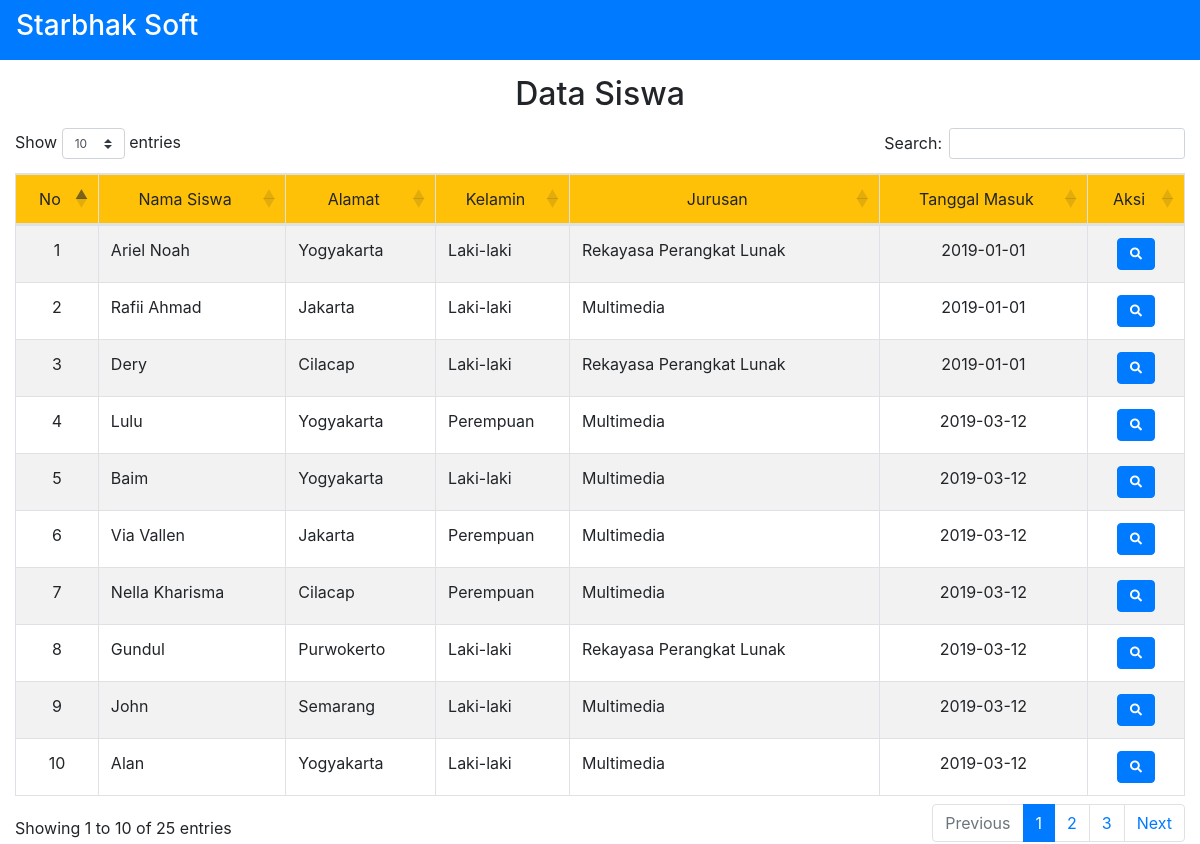
The page / on the database its author committed.
### tables this page shows
CREATE TABLE `tbl_siswa` (
  `id` int(11) NOT NULL,
  `nama_siswa` varchar(255) NOT NULL,
  `alamat` text NOT NULL,
  `jenis_kelamin` varchar(255) NOT NULL,
  `jurusan` varchar(255) NOT NULL,
  `tgl_masuk` date NOT NULL
);

### index.php (the view, shortened to what this page needs)
<!DOCTYPE html>
<html lang="en">
<head>
</head>
<body>
    <div class="header" style="width: 100%">
        <nav class="navbar navbar-light bg-primary" style="height: 60px;">
            <h3 style="color: white">Starbhak Soft</h3>
        </nav>
    </div>
    <h2 style="text-align: center; margin: 15px 0px;">Data Siswa</h2>
    <div class="container-fluid">
        <div class="table-responsive">
            <table id="data" class="table table-striped table-bordered" align="center" style="width: 100%">
                <thead>
                    <tr class="bg-warning">
                        <td style="text-align: center">No</td>
                        <td style="text-align: center">Nama Siswa</td>
                        <td style="text-align: center">Alamat</td>
                        <td style="text-align: center">Kelamin</td>
                        <td style="text-align: center">Jurusan</td>
                        <td style="text-align: center">Tanggal Masuk</td>
                        <td style="text-align: center">Aksi</td>
                    </tr>
                </thead>
                <tbody>
                    <?php
                        include 'koneksi.php';
                        $no = 1;
                        $query = "SELECT * FROM tbl_siswa ORDER BY id DESC";
                        $dewan1 = $db1->prepare($query);
                        $dewan1->execute();
                        $res1   = $dewan1->get_result();
                        while ($row = $res1->fetch_assoc()){
                            $nama_siswa = $row['nama_siswa'];
                            $alamat = $row['alamat'];
                            $kelamin = $row['jenis_kelamin'];
                            $jurusan = $row['jurusan'];
                            $tgl_masuk = $row['tgl_masuk'];
                    ?>
                    <tr>
                            <td style="text-align: center"><?php echo $no++; ?></td>
                            <td><?php echo $nama_siswa; ?></td>
                            <td><?php echo $alamat; ?></td>
                            <td><?php echo $kelamin; ?></td>
                            <td><?php echo $jurusan; ?></td>
                            <td style="text-align: center"><?php echo $tgl_masuk; ?></td>
                            <td style="text-align: center">
                                <button style='font-size: 12px;' class="btn btn-primary" id="detail" name="detail" title="lihat detail">
                                    <i class='fa fa-search'></i>
                                </button>
                            </td>
                    </tr>
                    <?php } ?>
                </tbody>
            </table>
        </div>
    </div>
    <link rel="stylesheet" href="https://cdnjs.cloudflare.com/ajax/libs/twitter-bootstrap/4.1.3/css/bootstrap.css">
    <link rel="stylesheet" href="https://use.fontawesome.com/releases/v5.13.0/css/all.css">
    <link rel="stylesheet" href="https://cdn.datatables.net/1.10.20/css/dataTables.bootstrap4.min.css">
</body>
</html>

### rows shown on the page
tbl_siswa: nama_siswa "Ariel Noah", alamat "Yogyakarta", jenis_kelamin "Laki-laki", jurusan "Rekayasa Perangkat Lunak", tgl_masuk "2019-01-01"
tbl_siswa: nama_siswa "Rafii Ahmad", alamat "Jakarta", jenis_kelamin "Laki-laki", jurusan "Multimedia", tgl_masuk "2019-01-01"
tbl_siswa: nama_siswa "Dery", alamat "Cilacap", jenis_kelamin "Laki-laki", jurusan "Rekayasa Perangkat Lunak", tgl_masuk "2019-01-01"
tbl_siswa: nama_siswa "Lulu", alamat "Yogyakarta", jenis_kelamin "Perempuan", jurusan "Multimedia", tgl_masuk "2019-03-12"
tbl_siswa: nama_siswa "Baim", alamat "Yogyakarta", jenis_kelamin "Laki-laki", jurusan "Multimedia", tgl_masuk "2019-03-12"
tbl_siswa: nama_siswa "Via Vallen", alamat "Jakarta", jenis_kelamin "Perempuan", jurusan "Multimedia", tgl_masuk "2019-03-12"
tbl_siswa: nama_siswa "Nella Kharisma", alamat "Cilacap", jenis_kelamin "Perempuan", jurusan "Multimedia", tgl_masuk "2019-03-12"
tbl_siswa: nama_siswa "Gundul", alamat "Purwokerto", jenis_kelamin "Laki-laki", jurusan "Rekayasa Perangkat Lunak", tgl_masuk "2019-03-12"
tbl_siswa: nama_siswa "John", alamat "Semarang", jenis_kelamin "Laki-laki", jurusan "Multimedia", tgl_masuk "2019-03-12"
tbl_siswa: nama_siswa "Alan", alamat "Yogyakarta", jenis_kelamin "Laki-laki", jurusan "Multimedia", tgl_masuk "2019-03-12"
